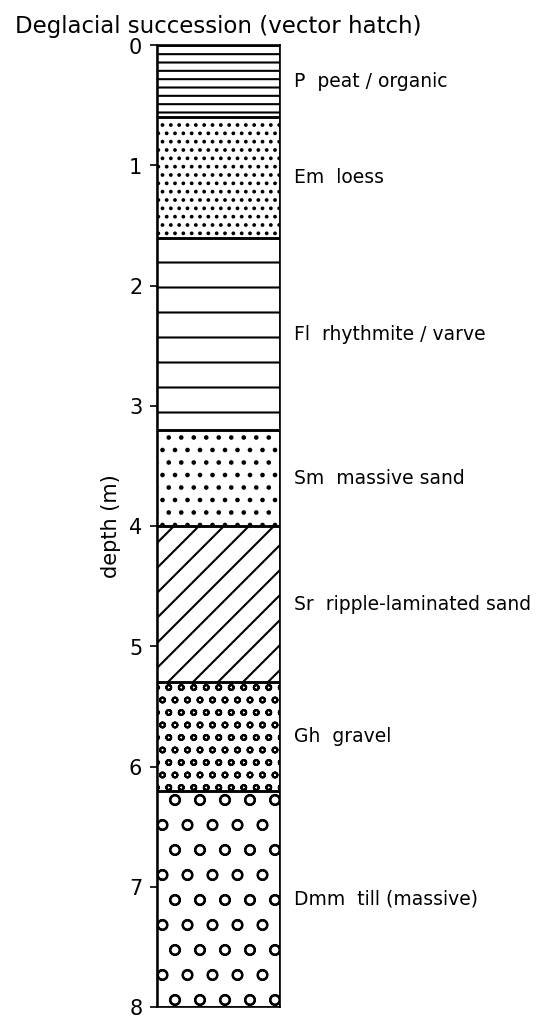

Source code (Python):
"""Vector-hatch version of the deglacial column (see example_column.py).

Uses matplotlib hatches instead of raster tiles - sharp at any zoom, small
vector PDF/SVG output. Hatches are approximate; the raster tiles are faithful.
Run: ``python examples/example_hatch.py``
"""
import matplotlib.pyplot as plt

from glacial_patterns import resolve
from glacial_patterns.hatch import column_fill_hatch

UNITS = [
    ("Dmm", 8.0, 6.2), ("Gh", 6.2, 5.3), ("Sr", 5.3, 4.0), ("Sm", 4.0, 3.2),
    ("Fl", 3.2, 1.6), ("Em", 1.6, 0.6), ("P", 0.6, 0.0),
]

fig, ax = plt.subplots(figsize=(3.4, 7))
for code, top, bot in UNITS:
    column_fill_hatch(ax, code, 0, 1, top, bot)
    ax.text(1.12, (top + bot) / 2, f"{code}  {resolve(code)['alias']}",
            va="center", fontsize=9)

ax.set_xlim(0, 1)
ax.set_ylim(8, 0)
ax.set_xticks([])
ax.set_ylabel("depth (m)")
ax.set_title("Deglacial succession (vector hatch)", fontsize=11)
fig.tight_layout()
fig.savefig("examples/example_hatch.png", dpi=150, bbox_inches="tight")
# also a true-vector PDF, to show the point of the hatch export
fig.savefig("examples/example_hatch.pdf", bbox_inches="tight")
print("wrote examples/example_hatch.png and .pdf")
